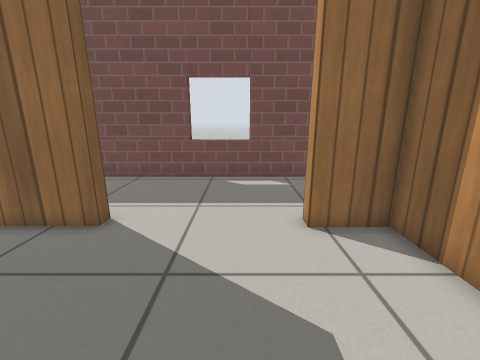
view 1 (above)

15 first-person views from a walk through a world built for the Gazebo simulator. The camera is 0.76 m above the floor, tilts 14° down and sees 90° across. The floor is counted in squares, 0.25 m on a side. Each view is taken from the middle of a square. On the plan, view 1 faces up. The plan holds only what a view shows up to about 19 squares ahead; the rest is blank. Gazebo's built-in surfaces are drawn with simple patterns.

view 2
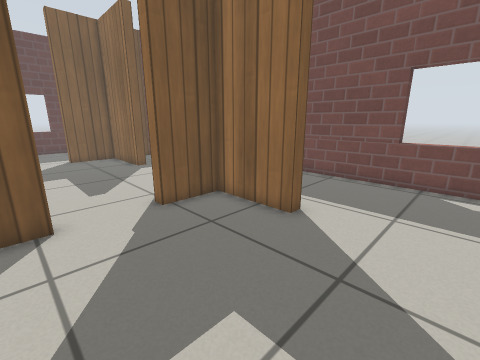

view 3
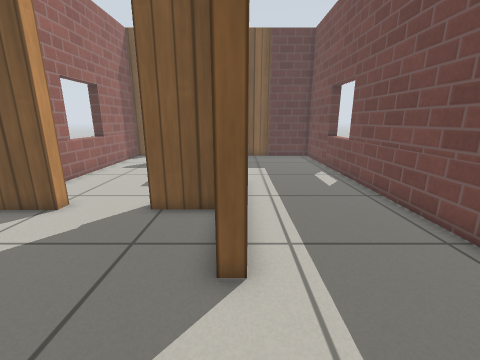

view 4
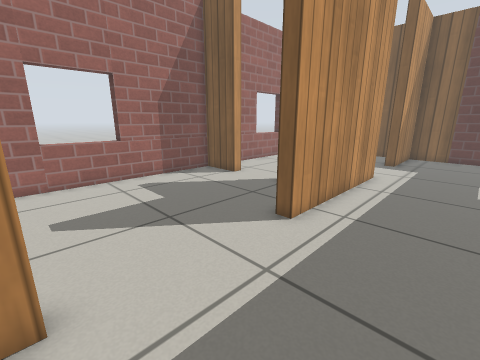

view 5
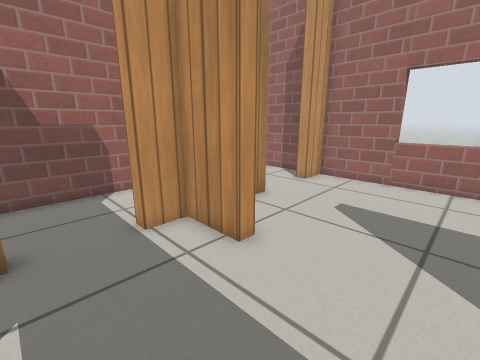

view 6
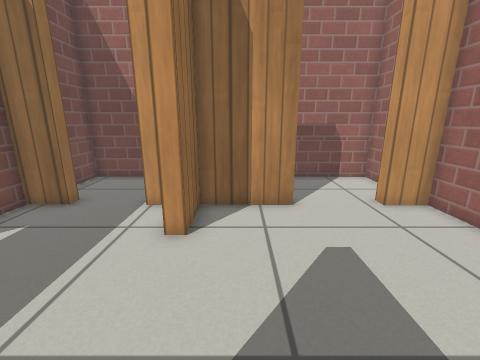

view 7
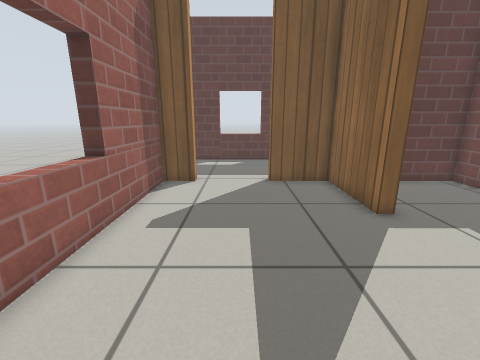

view 8
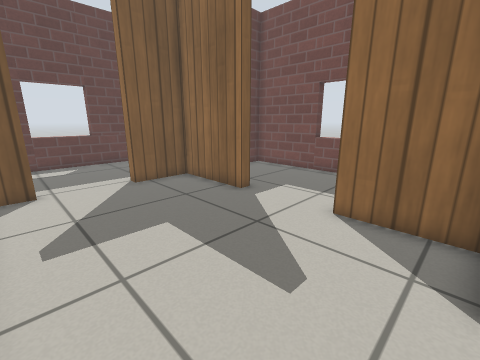

view 9
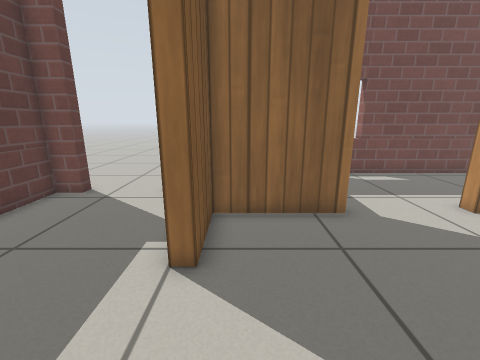

view 10
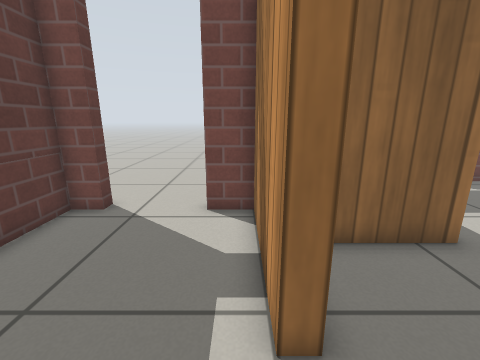

view 11
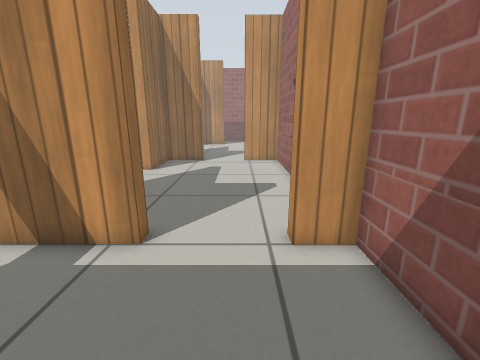

view 12
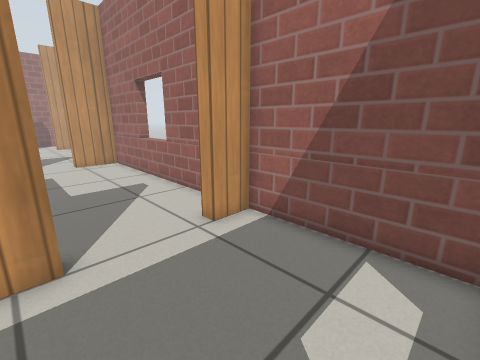

view 13
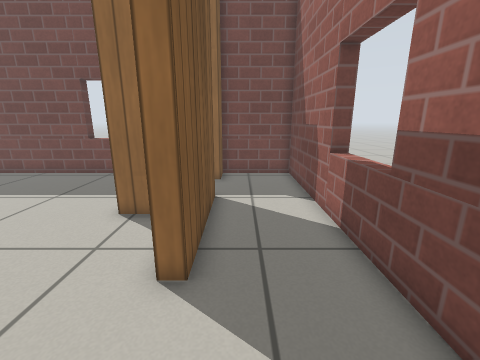

view 14
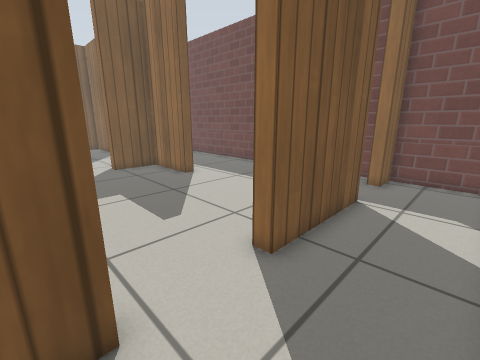

view 15
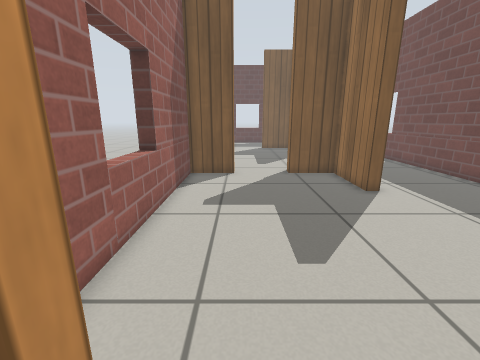

### Floor plan
Points are (right, up) in squares from view 1. A wall is a line through its corners. A room is listed if a view was taken in it or the views show most of it. See-through windows are left out.
Room 1 (views 1, 2, 3, 4, 5, 6, 7, 8, 9, 13, 14, 15)
walls: (-7.9, 3.9) (-8.5, 3.9) (-8.5, 6.5) (-12.1, 6.5) (-12.1, 7.1) (-4.1, 7.1) (-4.1, 6.5) (-7.9, 6.5) (-7.9, 3.9); (2, 6.5) (2, 7.1) (4.4, 7.1) (4.4, 8.5) (4.9, 8.5) (4.9, 3.1) (4.4, 3.1) (4.4, 6.5) (2, 6.5); (5.9, -1.9) (8.9, -1.9) (8.9, 12.9) (4.9, 12.9) (4.9, 11.3) (4.4, 11.3) (4.4, 12.9) (-20.9, 12.9) (-20.9, 7.1) (-16.5, 7.1) (-16.5, 6.5) (-20.9, 6.5) (-20.9, 3.5); (-20.9, -0.3) (-20.9, -1.9) (-8.5, -1.9) (-8.5, 0.7) (-7.9, 0.7) (-7.9, -1.9) (4.4, -1.9) (4.4, -0.3) (4.9, -0.3) (4.9, -1.4)
ways out: opening at (-21, 1.5) to room 2
Room 2 (views 10, 11, 12)
walls: (-20.9, 3.5) (-21.5, 3.5) (-21.5, 8.9) (-23.2, 8.9); (-27.5, -1.9) (-21.5, -1.9) (-21.5, -0.3) (-20.9, -0.3); (-26.7, 8.9) (-27.9, 8.9) (-27.9, -1.5)
ways out: opening at (-21, 1.5) to room 1; open door at (-25, 9)

Positions as (right, up) in squares from view 1, and headings:
1: (0, 0), facing up
2: (0, 0), facing up-left
3: (0, 7), facing left
4: (2, 11), facing down-left
5: (-2, 11), facing down-right
6: (-4, 5), facing right
7: (-9, 2), facing left
8: (-9, -1), facing up-left
9: (-20, -1), facing up
10: (-22, 1), facing up
11: (-27, 1), facing right
12: (-27, 4), facing down-right
13: (6, -1), facing up
14: (8, -1), facing up-left
15: (6, 1), facing left
